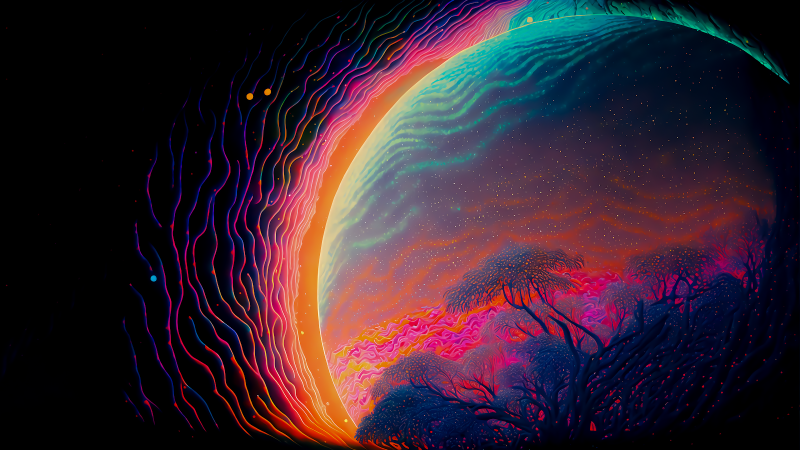
#> input picture ai2.jpg, 1600 x 900 px (shown at 1/2 size)
$ jupyter execute opencv.ipynb   (shell and % lines are left out)   (older library calls are emulated)
#> lines starting #> are read from the running program, lines starting #| are printed output that depends on the picture; after the words box and inside, x2 and y2 are one past the last pixel; in counts of white or black regions, pixels touching at a corner belong together
# OpenCV
- used for image processing
- used in detection and recognition

JPG - Joint Photographic Experts Group <br>
PNG - Portable Network Graphics

[cell 1]
import cv2

[cell 2]
image = cv2.imread("ai2.jpg")
#> image is the input picture: shape (900, 1600, 3); mean B, G, R 46.7, 34.6, 53.9

[cell 3]
image

[cell 4]
image.shape
#> Out = (900, 1600, 3)
#(rows , cols , dim)

[cell 5]
image[0]
#> Out = 1600 rows, first 8: [0, 0, 0], [0, 0, 0], [0, 0, 0], [0, 0, 0], [0, 0, 0], [0, 0, 0], [0, 0, 0], [0, 0, 0]

[cell 6]
image[0][0]
#> Out = [0, 0, 0]

[cell 7]
image[800][10]
#> Out = [1, 0, 0]

[cell 8]
# visualizing the image

# cv2.imshow('Image' , image)
# cv2.waitKey(0)
# cv2.destroyAllWindows

[cell 9]
from matplotlib import pyplot as plt

[cell 10]
plt.imshow(image)

[cell 11]
img_rbg = cv2.cvtColor(image, cv2.COLOR_BGR2RGB)

[cell 12]
plt.imshow(img_rbg)

[cell 13]
img_grey = cv2.cvtColor(image, cv2.COLOR_BGR2GRAY)

[cell 14]
plt.imshow(img_grey)

[cell 15]
image_hsv = cv2.cvtColor(image , cv2.COLOR_BGR2HSV)
#> image_hsv: shape (900, 1600, 3); mean H, S, V 81.3, 135.1, 70.2
plt.imshow(image_hsv)

# Image manipulation

# Changing brightness Brightness

[cell 16]
image.shape
#> Out = (900, 1600, 3)

[cell 17]
image_hsv = cv2.cvtColor(image , cv2.COLOR_BGR2HSV)
plt.imshow(img_grey)

[cell 18]
hue , sat , val = cv2.split(image_hsv)
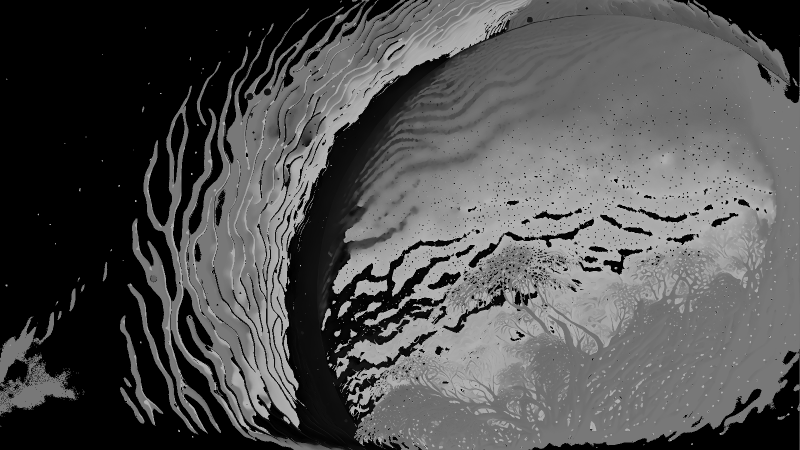
#> hue: shape (900, 1600) (shown at 1/2 size); min 0, max 179, mean 81.3
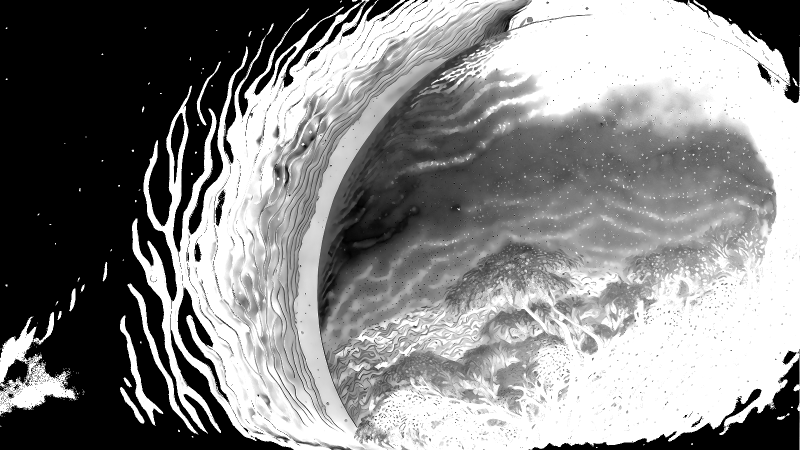
#> sat: shape (900, 1600) (shown at 1/2 size); min 0, max 255, mean 135.1
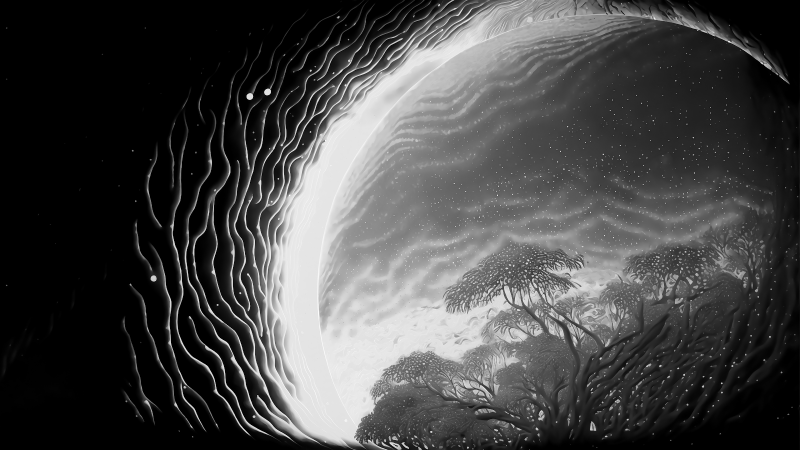
#> val: shape (900, 1600) (shown at 1/2 size); min 0, max 255, mean 70.2

[cell 19]
val

[cell 20]
import numpy as np

add_val = 100       # to increase the brightness

add_val = -50       # to reduce the brightness

new_val = val.astype(np.int64) + add_val

[cell 21]
new_val

[cell 22]
new_val[new_val>255] = 255
new_val[new_val < 0] = 0

[cell 23]
new_val

[cell 24]
new_val_uint = new_val.astype(np.uint8)
new_val_uint

[cell 25]
image_new_hsv = cv2.merge([hue , sat , new_val_uint])
#> image_new_hsv: shape (900, 1600, 3); mean H, S, V 81.3, 135.1, 40.7

[cell 26]
image_new_bgr = cv2.cvtColor(image_new_hsv , cv2.COLOR_HSV2BGR)
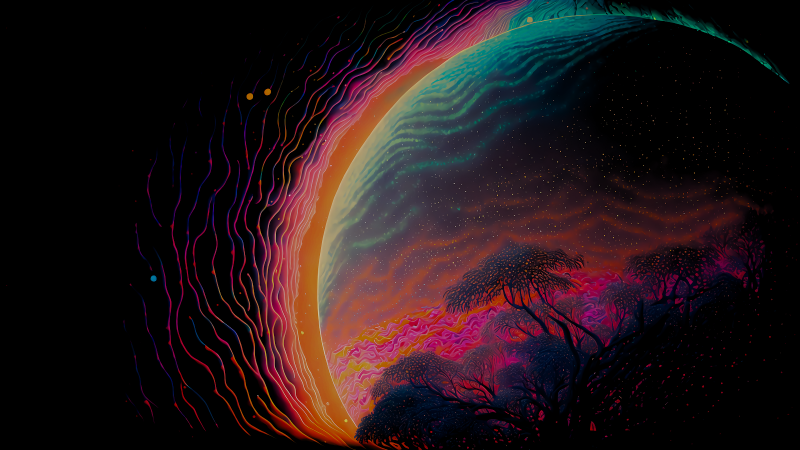
#> image_new_bgr: shape (900, 1600, 3) (shown at 1/2 size); mean B, G, R 23.7, 20.9, 35.4
cv2.imshow('image' , image_hsv)
cv2.waitKey(0)
cv2.destroyAllWindows()

# as a function

[cell 27]
def change_bright_bgr(image , add_val):

#> called with add_val = -10
    image_hsv = cv2.cvtColor(image , cv2.COLOR_BGR2HSV)
    hue , sat , val = cv2.split(image_hsv)

    new_val = val.astype(np.int64) + add_val
    new_val[new_val>255] = 255
    new_val[new_val < 0] = 0

    new_val_uint = new_val.astype(np.uint8)
    image_new_hsv = cv2.merge([hue , sat , new_val_uint])
#> image_new_hsv: shape (900, 1600, 3); mean H, S, V 81.3, 135.1, 63.4
    image_new_bgr = cv2.cvtColor(image_new_hsv , cv2.COLOR_HSV2BGR)

    return image_new_bgr

[cell 28]
cv2.imshow('image' , change_bright_bgr(image , -10))
cv2.waitKey(0)
cv2.destroyAllWindows()

# Edge detection

[cell 29]
image = cv2.cvtColor(image , cv2.COLOR_BGR2RGB)
plt.imshow(image)

[cell 30]
image_grey = cv2.cvtColor(image , cv2.COLOR_BGR2GRAY)
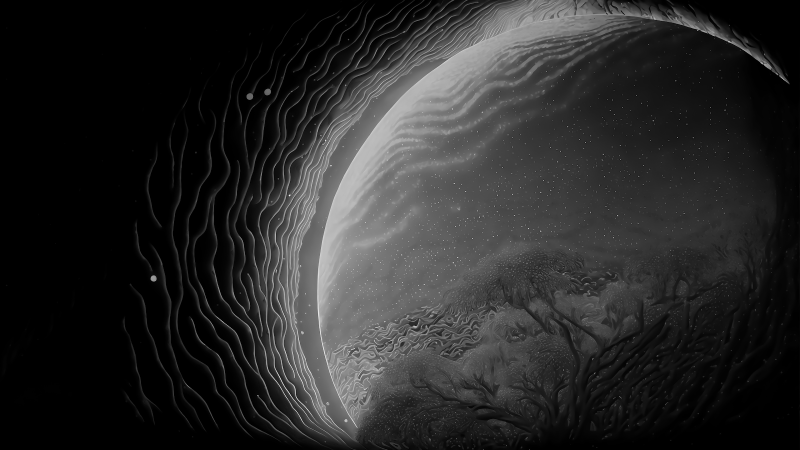
#> image_grey: shape (900, 1600) (shown at 1/2 size); min 0, max 255, mean 40.4
plt.imshow(image)

[cell 31]
cv2.imshow('image' , image_grey)
cv2.waitKey(0)
cv2.destroyAllWindows()

# Sobel filter

[cell 32]
sobel_x = cv2.Sobel(image_grey , ddepth = cv2.CV_64F , dx = 1 , dy = 0)
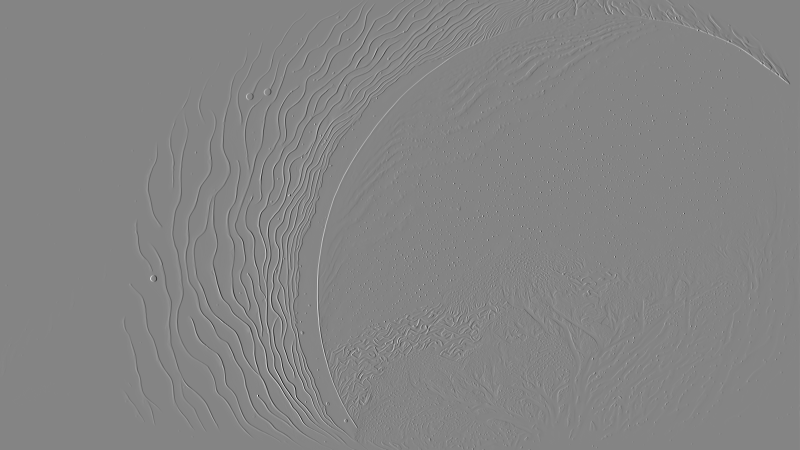
#> sobel_x: shape (900, 1600) float64 (shown at 1/2 size); min -815, max 750, mean 0; drawn with min black and max white
sobel_y = cv2.Sobel(image_grey , ddepth = cv2.CV_64F , dx = 0 , dy = 1)
sobel_xy = cv2.Sobel(image_grey , ddepth = cv2.CV_64F , dx = 1 , dy = 1)
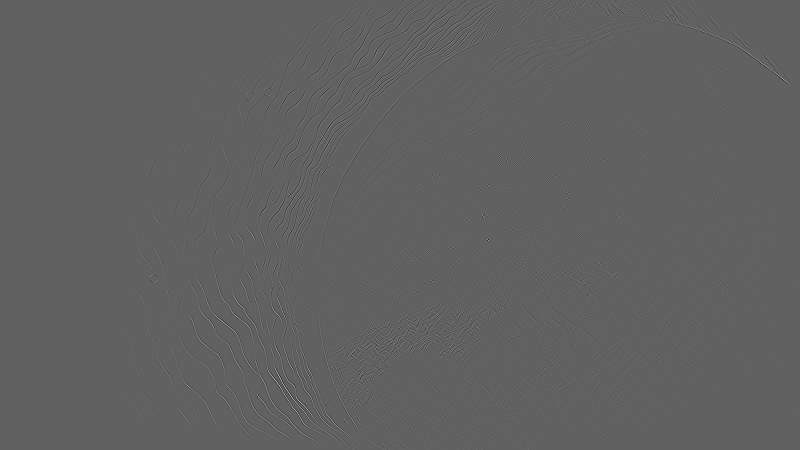
#> sobel_xy: shape (900, 1600) float64 (shown at 1/2 size); min -278, max 450, mean 0; drawn with min black and max white

[cell 33]
cv2.imshow('image' , sobel_x)
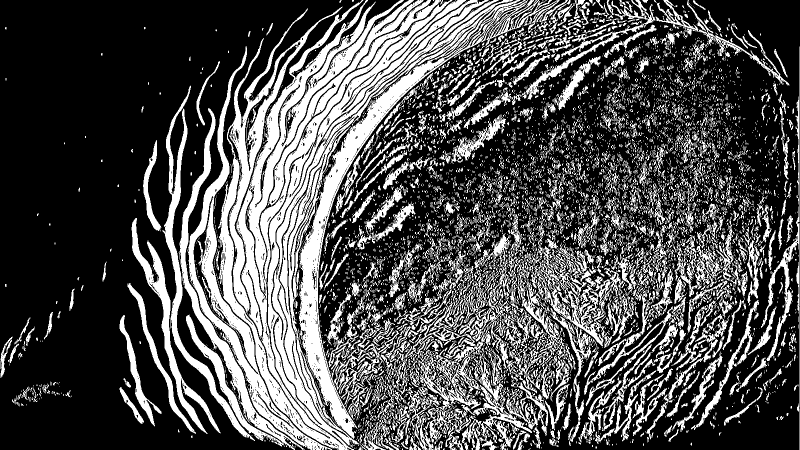
#> window 'image': shape (900, 1600) (shown at 1/2 size); 31.4% white; 6574 white regions (5425 under 20 px), largest, box (x1, y1, x2, y2) and area: (436, 0, 998, 900) 107316, (597, 0, 1136, 878) 34182, (815, 501, 1096, 900) 24163
cv2.waitKey(0)
cv2.destroyAllWindows()

[cell 34]
cv2.imshow('image' , sobel_y)
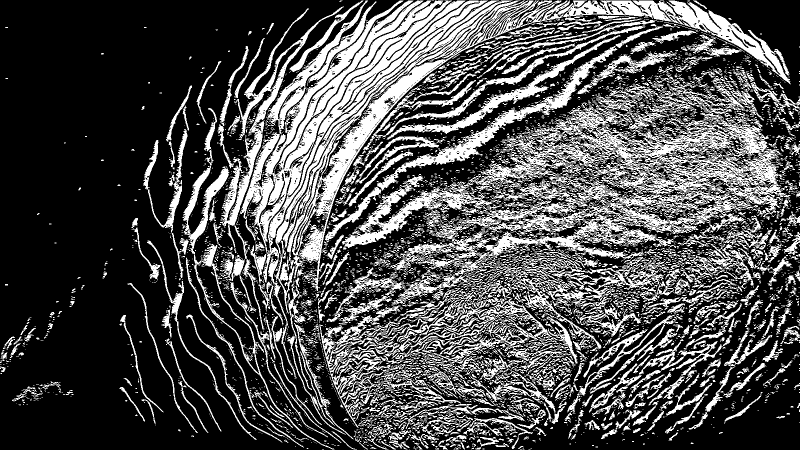
#> window 'image': shape (900, 1600) (shown at 1/2 size); 30.7% white; 5234 white regions (4349 under 20 px), largest, box (x1, y1, x2, y2) and area: (639, 167, 1581, 856) 102176, (480, 1, 1582, 758) 89004, (746, 504, 1360, 727) 25125
cv2.waitKey(0)
cv2.destroyAllWindows()

[cell 35]
cv2.imshow('image' , sobel_xy)
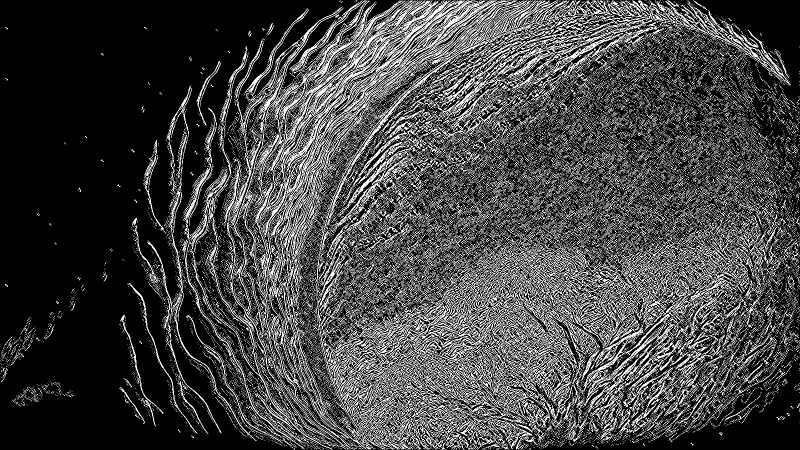
#> window 'image': shape (900, 1600) (shown at 1/2 size); 26.2% white in thin lines or dots
cv2.waitKey(0)
cv2.destroyAllWindows()
